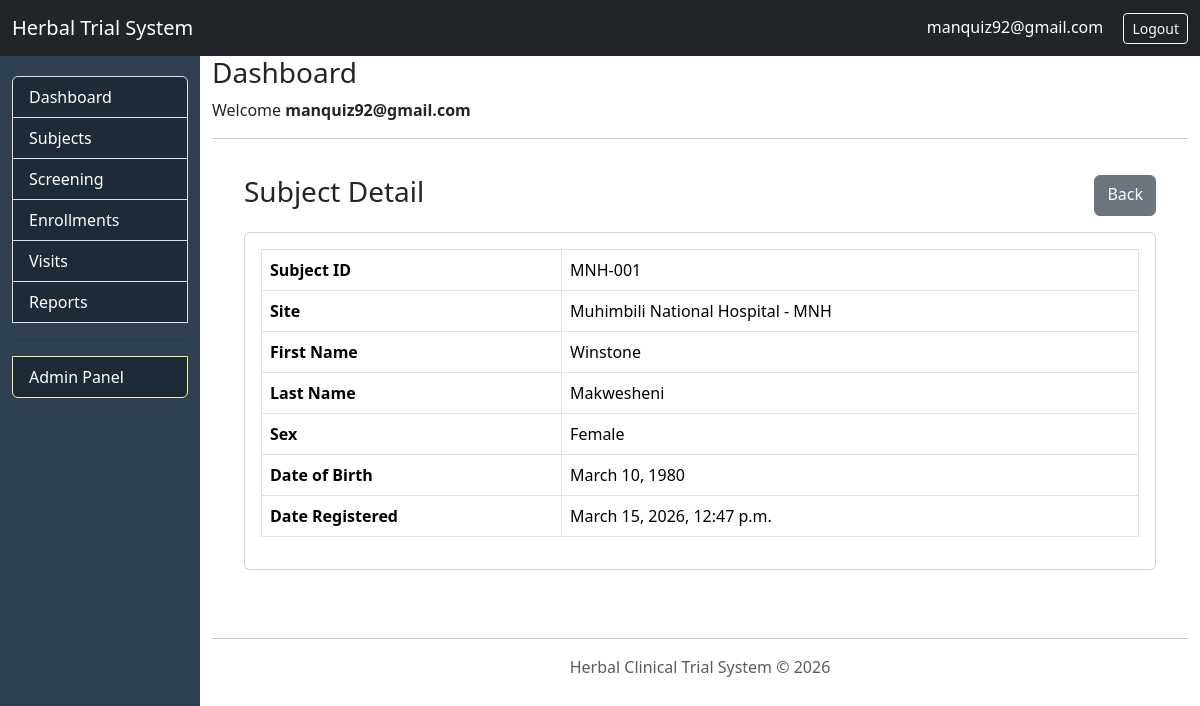
Page /herbal/subjects/1/ (signed in) on the earlier database version.
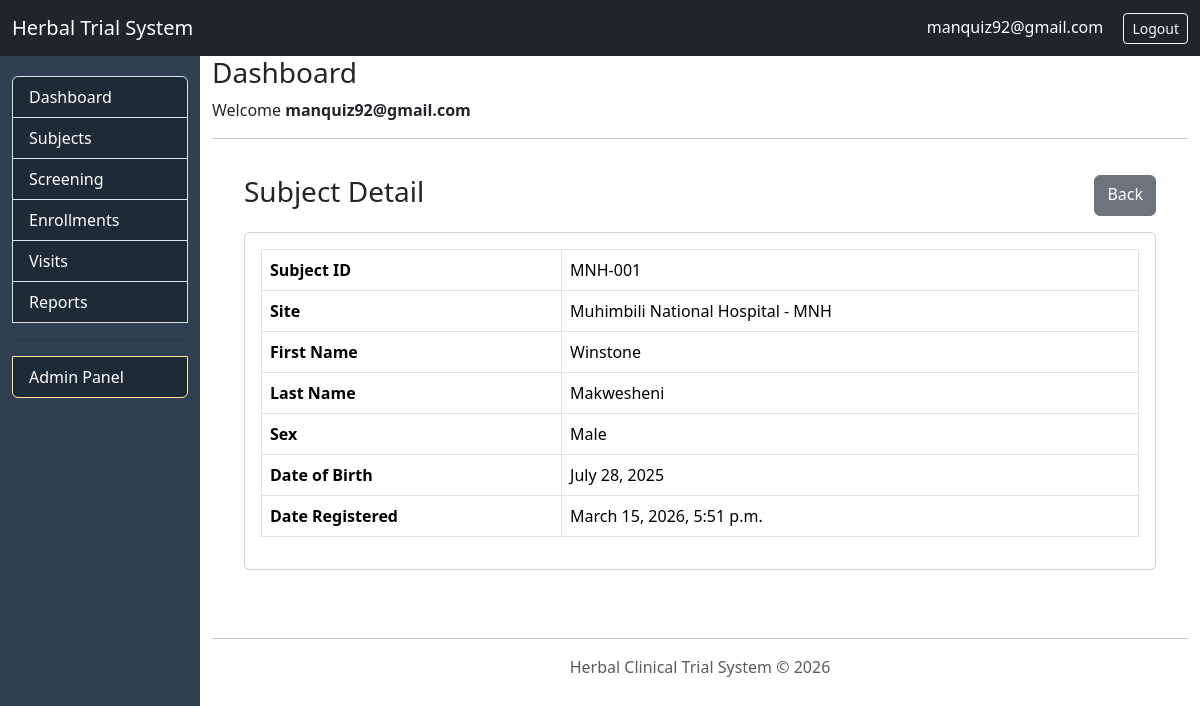
Same page on the later database version.
### herbal/models/subjects/subject_model.py (models this page shows, shortened)
class Subject(BaseModel):
    subject_id = models.CharField(max_length=50, unique=True)
    first_name = models.CharField(max_length=100)
    last_name = models.CharField(max_length=100)
    sex = models.CharField(
        max_length=10, choices=[("Male", "Male"), ("Female", "Female")]
    )
    date_of_birth = models.DateField()
    phone = models.CharField(max_length=20, blank=True, null=True)
    village = models.CharField(max_length=100, blank=True)
    registration_date = models.DateField(auto_now_add=True)
    site = models.ForeignKey(Site, on_delete=models.PROTECT)
    objects = SiteRestrictedManager()

### sites/models/site_model.py (models this page shows)
class Site(models.Model):
    name = models.CharField(max_length=100)
    code = models.CharField(max_length=4)
    def __str__(self):
        return f"{self.name} - {self.code}"

### herbal/views/subjects/details/subject_detail_view.py (the view)
@login_required
def subject_detail_view(request, pk):
    subjects = get_accessible_subjects(request.user)
    subject = get_object_or_404(subjects, pk=pk)
    return render(
        request,
        "herbal/subjects/subject_detail.html",
        {"subject": subject}
    )

### core/managers/site_manager.py (called while the page is built)
    def get_queryset(self):
        return SiteRestrictedQuerySet(self.model, using=self._db)

### herbal/services/access_control.py (called while the page is built, shortened)
def get_accessible_subjects(user):
    qs = Subject.objects.all()
    if user.is_superuser:
        return qs

### herbal/templates/herbal/subjects/subject_detail.html
{% extends "base.html" %}
{% load querystring %}
{% block content %}
<div class="container-fluid">
<div class="d-flex justify-content-between mb-3">
<h3>Subject Detail</h3>
<a href="{% url 'herbal:subjects-list' %}?{{ request.GET.urlencode }}" class="btn btn-secondary">
Back
</a>
</div>
<div class="card">
<div class="card-body">
<table class="table table-bordered">
<tr>
<th>Subject ID</th>
<td>{{ subject.subject_id }}</td>
</tr>
<tr>
<th>Site</th>
<td>{{ subject.site }}</td>
</tr>
<tr>
<th>First Name</th>
<td>{{ subject.first_name }}</td>
</tr>
<tr>
<th>Last Name</th>
<td>{{ subject.last_name }}</td>
</tr>
<tr>
<th>Sex</th>
<td>{{ subject.sex }}</td>
</tr>
<tr>
<th>Date of Birth</th>
<td>{{ subject.date_of_birth }}</td>
</tr>
<tr>
<th>Date Registered</th>
<td>{{ subject.created_at }}</td>
</tr>
</table>
</div>
</div>
</div>
{% endblock %}

Differences in the rows shown:
changed Subject "MNH-001": sex "Female" → "Male"; date_of_birth "March 10, 1980" → "July 28, 2025"; created_at "March 15, 2026, 12:47 p.m." → "March 15, 2026, 5:51 p.m."
